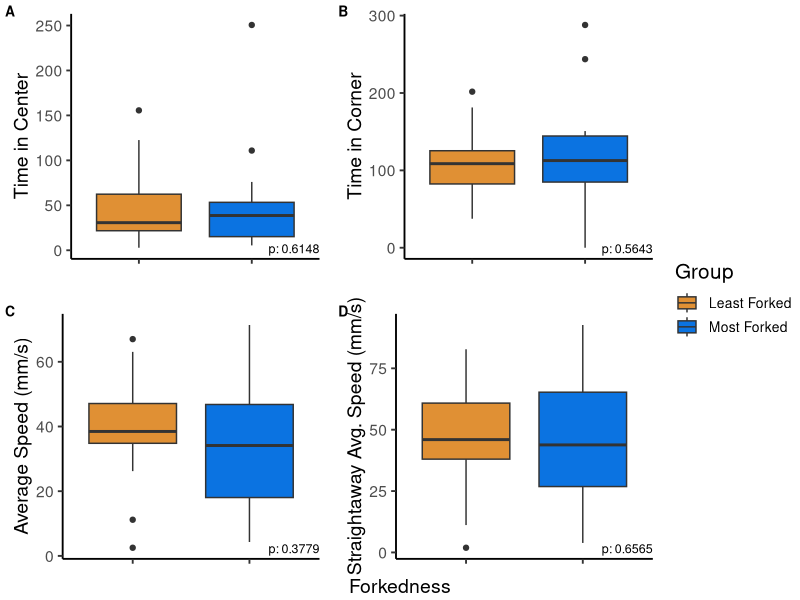
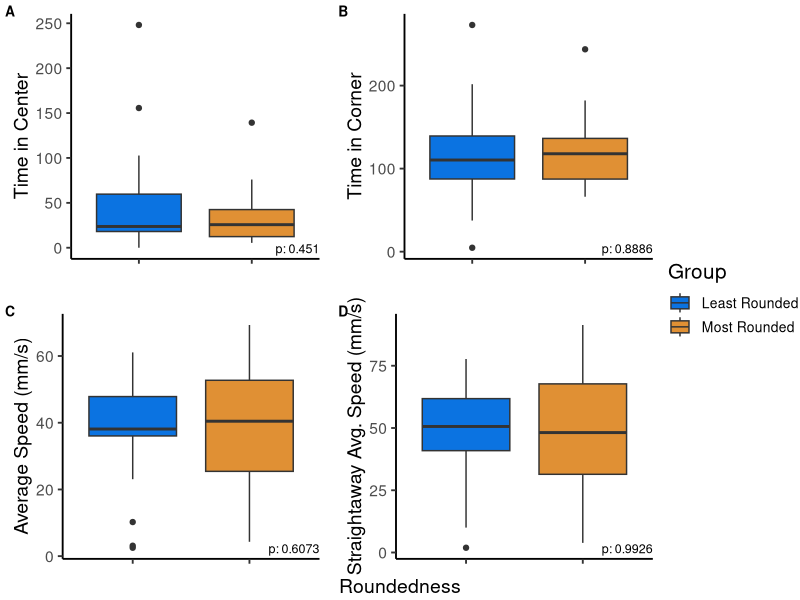
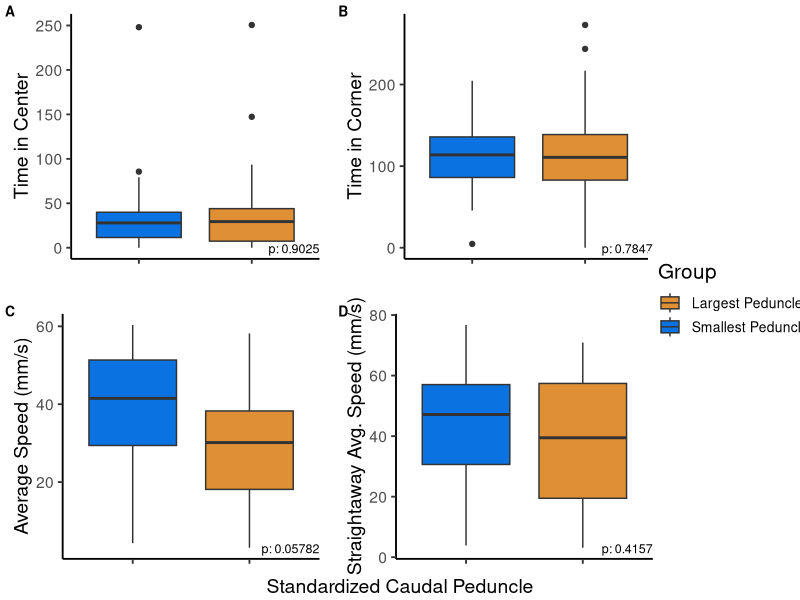

These charts were generated, in order, by the following R code:
##Environment Setup===============================================================
library(readr)
library(ggplot2)
library(tidyverse)
library(cowplot)
library(ggbeeswarm)
library(rstatix)
library(ggpubr)
##===============================================================================
##Data Wrangling=================================================================

#Upload data
sophie.data <- read.csv("fish tail data/sophie_data.csv")
#drop rows with NA
sophie.data <- drop_na(sophie.data)

#upload metadata file (includes behavior data and loci analysis)
mdata <- read.csv("Behavior_LGs4_8_17_metadata.xlsx - Metadata_andGenotypes.csv", na.strings=c("", "-"))

#Selecting the columns necessary for analysis
dat1 <- sophie.data %>%
  select(ID, 
         Standard.Length, 
         Caudal.Peduncle, 
         X1st.Ray, 
         X3rd.Ray,
         X8th.Ray)

#Changing the column names
colnames(dat1) <- c("ID",
                    "Standard.Length.pixels",
                    "Caudal.Peduncle.pixels",
                    "Outside.Ray.pixels",
                    "Longest.Ray.pixels",
                    "Middle.Ray.pixels")

#Creating the Conversion Factor
dat1 <- dat1 %>%
  mutate(conv.factor = Standard.Length.pixels/28)

#Standardizing the data
dat1 <- dat1 %>%
  mutate(Caudal.Peduncle.mm = Caudal.Peduncle.pixels/conv.factor,
         Outside.Ray.mm = Outside.Ray.pixels/conv.factor,
         Longest.Ray.mm = Longest.Ray.pixels/conv.factor,
         Middle.Ray.mm = Middle.Ray.pixels/conv.factor)

dat <- dat1 %>%
  select(ID,
         Caudal.Peduncle.mm,
         Outside.Ray.mm,
         Longest.Ray.mm,
         Middle.Ray.mm)

#implement forkedness, roundedness, and peduncle-length ratio data onto the df
#forkedness: middle ray / longest ray
#roundedness: middle ray / outside ray
#peduncle-length ratio: Caudal Peduncle / Standard Length

dat <- dat %>%
  mutate(forkedness = Middle.Ray.mm/Longest.Ray.mm,
         roundedness = Middle.Ray.mm/Outside.Ray.mm,
         std.peduncle = Caudal.Peduncle.mm)

#data wrangle the behavior data from the metadata file
behav_dat <- tibble(mdata) %>%
  select(ID, total.s.in.center, total.s.in.corner, total.avg.speed, straightaway.avg.speed)

behav_dat <- drop_na(behav_dat)
behav_dat

#combine the behavior data to dataframe
data <- left_join(dat, behav_dat, by = "ID")
data

#lots of individuals with no behavior data, should remove individuals/rows that do not have behavior data
#remove the rows with NA values in them
data <- drop_na(data)
data

#acquiring the genetic data from the metadata to merge eventually
gen_data <- mdata %>%
  select(-family,
         -P0_sire,
         -Obfamily,
         -spawn_date,
         -last_feed,
         -dissection_date,
         -time_of_dissections,
         -OB_P,
         -sex.AC,
         -P0_sire_sex,
         -mass_g,
         -standard_length_mm,
         -total.s.in.center,
         -total.s.in.corner,
         -total.avg.speed,
         -straightaway.avg.speed
  )

#merging the genetic data to the main dataframe
data <- left_join(data, gen_data, by = "ID")

##==============================================================================
##Creating most and least groups for traits=====================================

##For forkedness
# Select the top 10% of values
top_10_f <- data %>%
  slice_max(forkedness, prop = 0.1) %>%
  mutate(Group = "Most Forked")

# Select the bottom 10% of values
bottom_10_f <- data %>%
  slice_min(forkedness, prop = 0.1) %>%
  mutate(Group = "Least Forked")

#Combine the two
combined_bsa_f <- bind_rows(top_10_f, bottom_10_f)

##For Roundedness
# Select the top 10% of values
top_10_r <- data %>%
  slice_max(roundedness, prop = 0.1) %>%
  mutate(Group = "Most Rounded")

# Select the bottom 10% of values
bottom_10_r <- data %>%
  slice_min(roundedness, prop = 0.1) %>%
  mutate(Group = "Least Rounded")

#Combine the two
combined_bsa_r <- bind_rows(top_10_r, bottom_10_r)
combined_bsa_r <- combined_bsa_r %>%
  slice(-1)

##For Caudal Peduncle
##To create bulk pools
# Select the top 10% of values
top_10_p <- data %>%
  slice_max(std.peduncle, prop = 0.1) %>%
  mutate(Group = "Largest Peduncle")

# Select the bottom 10% of values
bottom_10_p <- data %>%
  slice_min(std.peduncle, prop = 0.1) %>%
  mutate(Group = "Smallest Peduncle")

#Combine the two
combined_bsa_p <- bind_rows(top_10_p, bottom_10_p)
combined_bsa_p <- combined_bsa_p %>%
  slice(-1)

##==============================================================================
##Statistical analysis==========================================================
#For Forkedness
testf1 <- wilcox.test(total.s.in.center ~ Group, data=combined_bsa_f, pair = FALSE)
testf2 <- wilcox.test(total.s.in.corner ~ Group, data=combined_bsa_f, pair = FALSE)
testf3 <- wilcox.test(total.avg.speed ~ Group, data=combined_bsa_f, pair = FALSE)
testf4 <- wilcox.test(straightaway.avg.speed ~ Group, data=combined_bsa_f, pair = FALSE)

#For Roundedness
testr1 <- wilcox.test(total.s.in.center ~ Group, data=combined_bsa_r, pair = FALSE)
testr2 <- wilcox.test(total.s.in.corner ~ Group, data=combined_bsa_r, pair = FALSE)
testr3 <- wilcox.test(total.avg.speed ~ Group, data=combined_bsa_r, pair = FALSE)
testr4 <- wilcox.test(straightaway.avg.speed ~ Group, data=combined_bsa_r, pair = FALSE)

#For Caudal Peduncle Size
testp1 <- wilcox.test(total.s.in.center ~ Group, data=combined_bsa_p, pair = FALSE)
testp2 <- wilcox.test(total.s.in.corner ~ Group, data=combined_bsa_p, pair = FALSE)
testp3 <- wilcox.test(total.avg.speed ~ Group, data=combined_bsa_p, pair = FALSE)
testp4 <- wilcox.test(straightaway.avg.speed ~ Group, data=combined_bsa_p, pair = FALSE)

##==============================================================================
##Plotting Setup================================================================

#Custom color palette
custom.color <- c(
  "Most Forked" = "#0B73E1",
  "Least Forked" = "#E09034",
  "Most Rounded" = "#E09034",
  "Least Rounded" = "#0B73E1",
  "Largest Peduncle" = "#E09034",
  "Smallest Peduncle" = "#0B73E1"
)

#Custom Theme
custom.theme <- theme_classic(base_size = 14) +  # Use larger font sizes for readability
  theme(
    panel.grid.minor = element_blank(),  # Remove minor grid lines
    panel.grid.major = element_blank(),
    plot.margin = margin(10, 10, 10, 10),  # Adjust plot margins for better spacing
    axis.title.x = element_blank(),
    axis.text.x = element_blank(),
    legend.position = "none",
    plot.caption = element_text(size = 9,
                                hjust = 1,
                                vjust = 12,)
  )

##==============================================================================
##Plotting======================================================================

##Forkedness
f1 <- ggplot(combined_bsa_f, aes(x=Group, y=total.s.in.center, fill=Group)) +
  geom_boxplot() +
  custom.theme +
  scale_fill_manual(values = custom.color) +
  labs(caption="p: 0.6148", y = "Time in Center") 

f2 <- ggplot(combined_bsa_f, aes(x=Group, y=total.s.in.corner, fill=Group)) +
  geom_boxplot() +
  custom.theme +
  scale_fill_manual(values = custom.color) +
  labs(caption="p: 0.5643", y="Time in Corner")

f3 <- ggplot(combined_bsa_f, aes(x=Group, y=total.avg.speed, fill=Group)) +
  geom_boxplot() +
  custom.theme +
  scale_fill_manual(values = custom.color) +
  labs(caption = "p: 0.3779", y="Average Speed (mm/s)")

f4 <- ggplot(combined_bsa_f, aes(x=Group, y=straightaway.avg.speed, fill=Group)) +
  geom_boxplot() +
  custom.theme +
  scale_fill_manual(values = custom.color) +
  labs(caption = "p: 0.6565", y="Straightaway Avg. Speed (mm/s)")

#Combine plots into one for forkedness
legend_f <- get_legend(f1 + theme(legend.position = "right", legend.title=element_text(size=15), legend.text=element_text(size=10)))
fplots <- plot_grid( f1, f2, f3, f4, labels = c("A", "B","C","D","E"), label_size=10, ncol = 2)  
plot_grid(fplots, legend_f, rel_widths = c(1, 0.2)) +
  draw_label("Forkedness", x=0.5, y=0, vjust=-0.5, angle= 0)


## Roundedness
r1 <- ggplot(combined_bsa_r, aes(x=Group, y=total.s.in.center, fill=Group)) +
  geom_boxplot() +
  custom.theme +
  scale_fill_manual(values = custom.color) +
  labs(caption="p: 0.451", y = "Time in Center") 

r2 <- ggplot(combined_bsa_r, aes(x=Group, y=total.s.in.corner, fill=Group)) +
  geom_boxplot() +
  custom.theme +
  scale_fill_manual(values = custom.color) +
  labs(caption="p: 0.8886", y="Time in Corner")

r3 <- ggplot(combined_bsa_r, aes(x=Group, y=total.avg.speed, fill=Group)) +
  geom_boxplot() +
  custom.theme +
  scale_fill_manual(values = custom.color) +
  labs(caption = "p: 0.6073", y="Average Speed (mm/s)")

r4 <- ggplot(combined_bsa_r, aes(x=Group, y=straightaway.avg.speed, fill=Group)) +
  geom_boxplot() +
  custom.theme +
  scale_fill_manual(values = custom.color) +
  labs(caption = "p: 0.9926", y="Straightaway Avg. Speed (mm/s)")

#Combine plots into one for roundedness
legend_r <- get_legend(r1 + theme(legend.position = "right", legend.title=element_text(size=15), legend.text=element_text(size=10)))
rplots <- plot_grid( r1, r2, r3, r4, labels = c("A", "B","C","D","E"), label_size=10, ncol = 2)  
plot_grid(rplots, legend_r, rel_widths = c(1, 0.2)) +
  draw_label("Roundedness", x=0.5, y=0, vjust=-0.5, angle= 0)


## Caudal Peduncle
p1 <- ggplot(combined_bsa_p, aes(x=factor(Group, levels=c("Smallest Peduncle","Largest Peduncle")), y=total.s.in.center, fill=Group)) +
  geom_boxplot() +
  custom.theme +
  scale_fill_manual(values = custom.color) +
  labs(caption="p: 0.9025", y = "Time in Center") 

p2 <- ggplot(combined_bsa_p, aes(x=factor(Group, levels=c("Smallest Peduncle","Largest Peduncle")), y=total.s.in.corner, fill=Group)) +
  geom_boxplot() +
  custom.theme +
  scale_fill_manual(values = custom.color) +
  labs(caption="p: 0.7847", y="Time in Corner")

p3 <- ggplot(combined_bsa_p, aes(x=factor(Group, levels=c("Smallest Peduncle","Largest Peduncle")), y=total.avg.speed, fill=Group)) +
  geom_boxplot() +
  custom.theme +
  scale_fill_manual(values = custom.color) +
  labs(caption = "p: 0.05782", y="Average Speed (mm/s)")

p4 <- ggplot(combined_bsa_p, aes(x=factor(Group, levels=c("Smallest Peduncle","Largest Peduncle")), y=straightaway.avg.speed, fill=Group)) +
  geom_boxplot() +
  custom.theme +
  scale_fill_manual(values = custom.color) +
  labs(caption = "p: 0.4157", y="Straightaway Avg. Speed (mm/s)")

#Combine plots into one for roundedness
legend_p <- get_legend(p1 + theme(legend.position = "right", legend.title=element_text(size=15), legend.text=element_text(size=10)))
pplots <- plot_grid( p1, p2, p3, p4, labels = c("A", "B","C","D","E"), label_size=10, ncol = 2)  
plot_grid(pplots, legend_p, rel_widths = c(1, 0.2)) +
  draw_label("Standardized Caudal Peduncle", x=0.5, y=0, vjust=-0.5, angle= 0)
